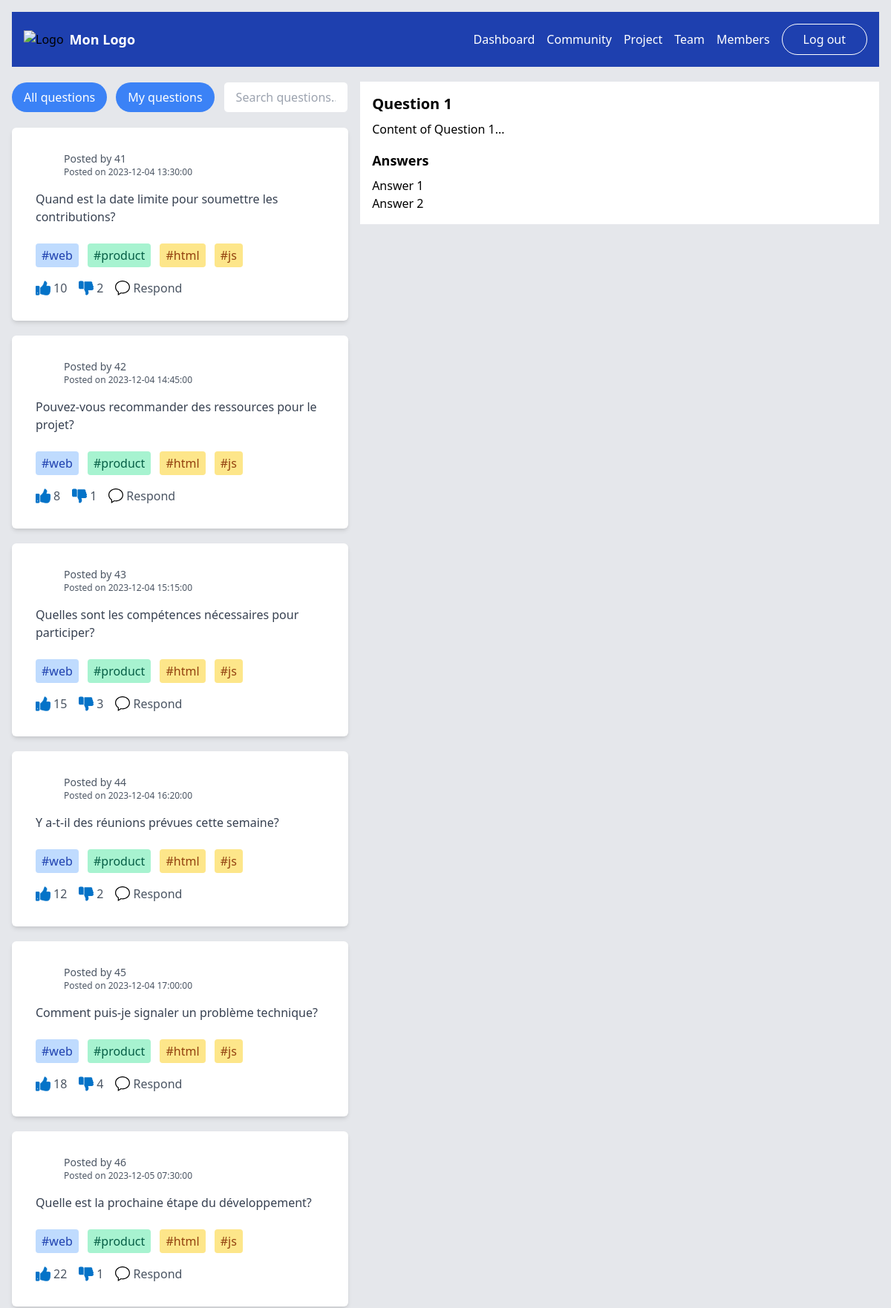
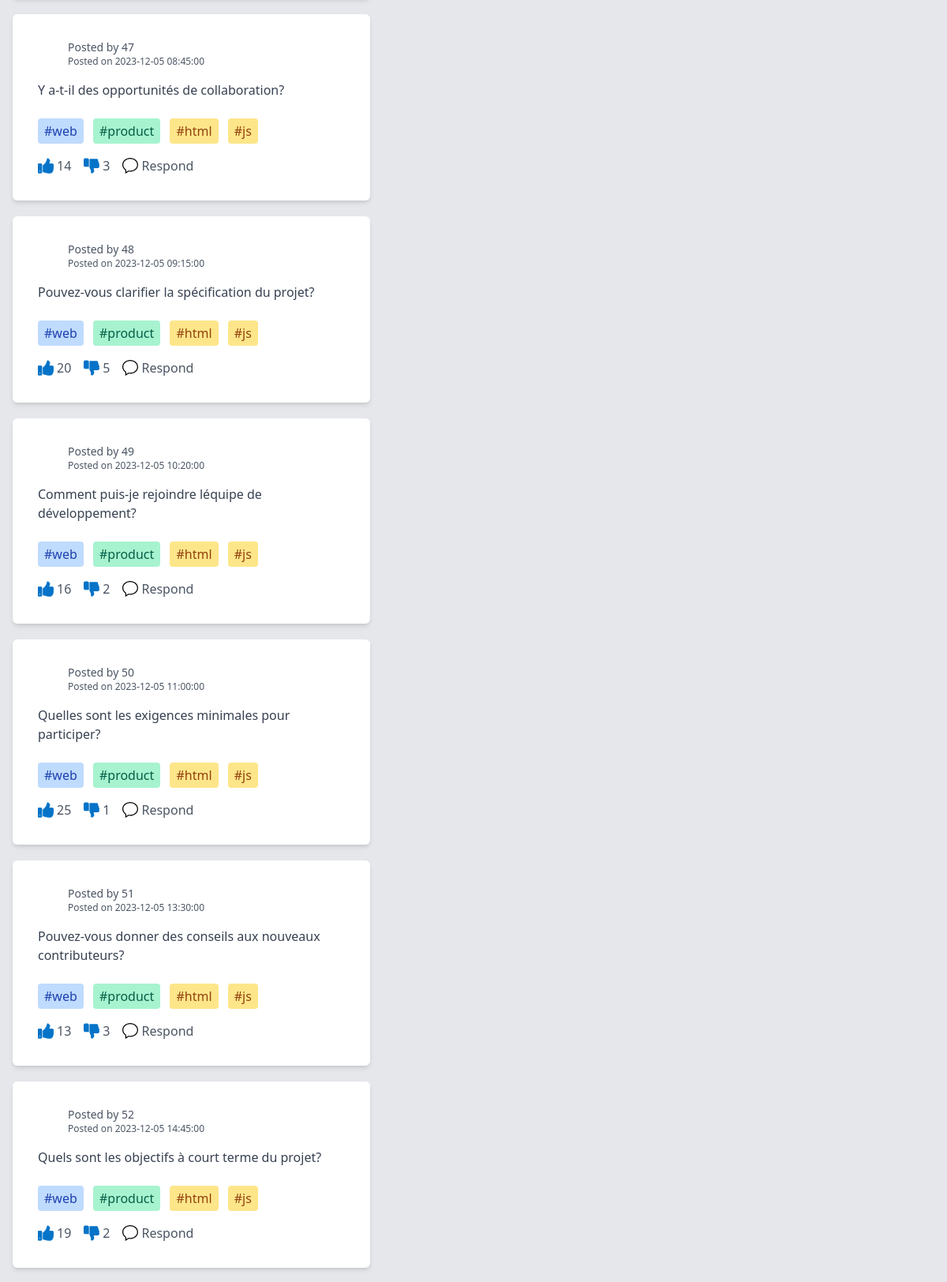
The page /Membre/src/action/community.php (upper part) on the database its author committed (2 pictures, top to bottom).
### tables this page shows
CREATE TABLE `question` (
  `question_id` int(11) NOT NULL,
  `user_id` int(11) DEFAULT NULL,
  `Id_Project` int(11) DEFAULT NULL,
  `question_text` text NOT NULL,
  `likes` int(11) DEFAULT 0,
  `dislikes` int(11) DEFAULT 0,
  `created_at` timestamp NOT NULL DEFAULT current_timestamp(),
  `archived` tinyint(1) DEFAULT 0
);

### Membre/src/action/community.php (the view, shortened to what this page needs)
<?php
include("../../../includes/config/connection.php");
include '../../template/header.php';
?>
<!DOCTYPE html>
<html lang="en">
<head>
    <link href="https://cdn.jsdelivr.net/npm/tailwindcss@2.2.19/dist/tailwind.min.css" rel="stylesheet">
</head>
<body class="bg-gray-200 p-4">
    <div class="flex flex-col lg:flex-row">
        <div class="w-full lg:w-2/4 pr-4 mb-4 lg:mb-0">
        <div class="flex items-center space-x-3 mb-4 my-5">
                <div>
                    <button class="bg-blue-500 text-white px-4 py-2 rounded-full">All questions</button>
                </div>
                <div>
                    <button class="bg-blue-500 text-white px-4 py-2 rounded-full">My questions</button>
                </div>
                <div class="flex-1">
                    <form action="">
                        <input type="text" placeholder="Search questions..."
                            class="w-full px-4 py-2 border rounded-md focus:outline-none focus:border-blue-500">
                    </form>
                </div>
            </div>
            <?php
            $sql = "SELECT * FROM question";
            $result = $conn->query($sql);
            if ($result->num_rows > 0) {
                while ($row = $result->fetch_assoc()) {
                    ?>
                    <div class="max-w-xl bg-white p-8 rounded-md shadow-md my-5 cursor-pointer hover:shadow-xl">
                        <div class="flex items-center text-gray-600 mb-4">
                            <div class="flex-shrink-0">
                                <svg width="30px" height="30px" viewBox="0 0 20 20" version="1.1"
                                    xmlns="http://www.w3.org/2000/svg" xmlns:xlink="http://www.w3.org/1999/xlink" fill="#17d924"
                                    stroke="#17d924">
                                </svg>
                            </div>
                            <div class="ml-2">
                                <p class="text-sm">Posted by
                                    <?php echo $row['user_id']; ?>
                                </p>
                                <p class="text-xs">Posted on
                                    <?php echo $row['created_at']; ?>
                                </p>
                            </div>
                        </div>
                        <div class="mb-6">
                            <p class="text-gray-700">
                                <?php echo $row['question_text']; ?>
                            </p>
                        </div>
                        <div class="mb-4">
                            <span class="inline-block bg-blue-200 text-blue-800 py-1 px-2 rounded mr-2">#web</span>
                            <span class="inline-block bg-green-200 text-green-800 py-1 px-2 rounded mr-2">#product</span>
                            <span class="inline-block bg-yellow-200 text-yellow-800 py-1 px-2 rounded mr-2">#html</span>
                            <span class="inline-block bg-yellow-200 text-yellow-800 py-1 px-2 rounded mr-2">#js</span>
                        </div>
                        <div class="flex items-center space-x-4">
                            <button class="flex items-center text-gray-600 hover:text-blue-500">
                                <span class="ml-1">
                                    <?php echo $row['likes']; ?>
                                </span>
                            </button>
                            <button class="flex items-center text-gray-600 hover:text-red-500">
                                <span class="ml-1">
                                    <?php echo $row['dislikes']; ?>
                                </span>
                            </button>
                            <button class="flex items-center text-gray-600 hover:text-green-500">
                                <span class="ml-1">Respond</span>
                            </button>
                        </div>
                    </div>
                    <?php
                }
            } else {
                echo "Aucune question trouvée.";
            }
            ?>
        </div>
        <div class="w-full lg:w-3/4">
            <div class="bg-white p-4 mb-4 my-5">
                <h2 class="text-xl font-bold mb-2">Question 1</h2>
                <p>Content of Question 1...</p>
                <h3 class="text-lg font-bold mt-4 mb-2">Answers</h3>
                <ul>
                    <li>Answer 1</li>
                    <li>Answer 2</li>
                </ul>
            </div>
        </div>
    </div>
</body>
</html>

### rows shown on the page
question: user "41", created_at "2023-12-04 13:30:00", question_text "Quand est la date limite pour soumettre les contributions?", likes "10", dislikes "2"
question: user "42", created_at "2023-12-04 14:45:00", question_text "Pouvez-vous recommander des ressources pour le projet?", likes "8", dislikes "1"
question: user "43", created_at "2023-12-04 15:15:00", question_text "Quelles sont les compétences nécessaires pour participer?", likes "15", dislikes "3"
question: user "44", created_at "2023-12-04 16:20:00", question_text "Y a-t-il des réunions prévues cette semaine?", likes "12", dislikes "2"
question: user "45", created_at "2023-12-04 17:00:00", question_text "Comment puis-je signaler un problème technique?", likes "18", dislikes "4"
question: user "46", created_at "2023-12-05 07:30:00", question_text "Quelle est la prochaine étape du développement?", likes "22", dislikes "1"
question: user "47", created_at "2023-12-05 08:45:00", question_text "Y a-t-il des opportunités de collaboration?", likes "14", dislikes "3"
question: user "48", created_at "2023-12-05 09:15:00", question_text "Pouvez-vous clarifier la spécification du projet?", likes "20", dislikes "5"
question: user "49", created_at "2023-12-05 10:20:00", question_text "Comment puis-je rejoindre léquipe de développement?", likes "16", dislikes "2"
question: user "50", created_at "2023-12-05 11:00:00", question_text "Quelles sont les exigences minimales pour participer?", likes "25", dislikes "1"
question: user "51", created_at "2023-12-05 13:30:00", question_text "Pouvez-vous donner des conseils aux nouveaux contributeurs?", likes "13", dislikes "3"
question: user "52", created_at "2023-12-05 14:45:00", question_text "Quels sont les objectifs à court terme du projet?", likes "19", dislikes "2"
